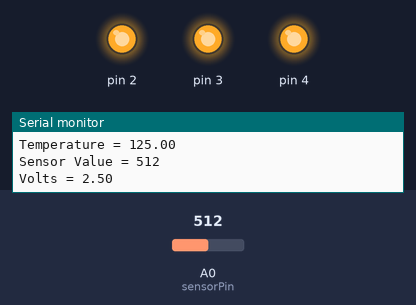
A sketch run on a simulated Arduino Uno, built with avr-gcc and run on an emulated ATmega328P. Parts: output pins drawn as LEDs (lit = HIGH), the last lines printed to the serial monitor. The test bench sets the inputs (shaded band); at power-on: A0 (sensorPin) = 512.

Above: at 1.2 s.
1.3 s: A0 (sensorPin) set to 81
4.3 s: A0 (sensorPin) set to 66
At 5.0 s:
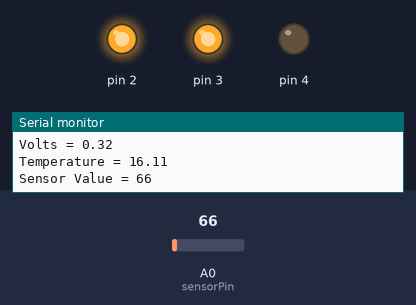
5.8 s: A0 (sensorPin) set to 0
At 6.6 s:
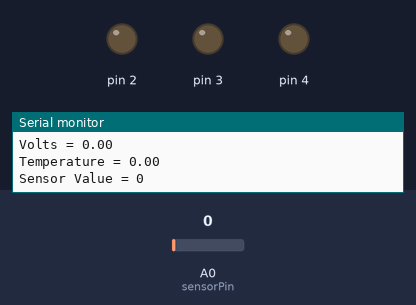
7.3 s: A0 (sensorPin) set to 122
At 8.4 s:
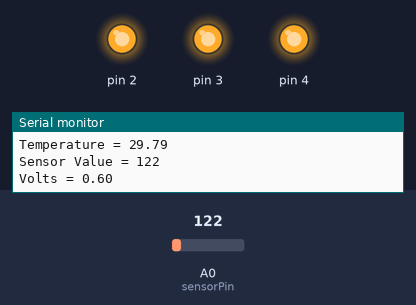
Timing chart, 0 to 9.8 s (numbered marks = the images above; inputs shaded):
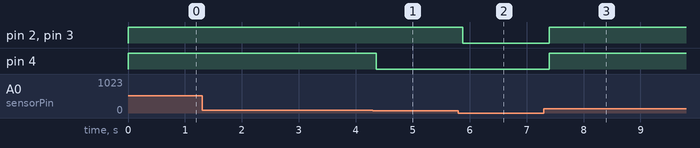

Measured:
- the behaviour switches between 74 and 73 on A0 (sensorPin) (found by bisection; images 0 and 1)
- after the input at 4.3 s, pin 4: HIGH → LOW after 0.06 s
- after the input at 5.8 s, pin 2, pin 3: HIGH → LOW after 0.08 s
- after the input at 7.3 s, pin 2–4: LOW → HIGH after 0.09 s

The sketch:

temp.ino
```cpp
const int sensorPin = A0;
const float baselineTemp = 12.0;

void setup() {
  // put your setup code here, to run once:
Serial.begin(9600);
for(int pinNumber = 2; pinNumber < 5; pinNumber ++)
{pinMode(pinNumber,OUTPUT);
digitalWrite(pinNumber,HIGH);
}
}

void loop() {
  // put your main code here, to run repeatedly:
int sensorVal = analogRead(sensorPin);

Serial.print("Sensor Value = ");
Serial.println(sensorVal);
//converting the ADC to voltage
float voltage = (sensorVal/1024.0)* 5.0;
Serial.print("Volts = ");
Serial.println(voltage);

//converting voltage to temperature in degrees
float temperature = (voltage * 0.5) * 100;
Serial.print("Temperature = ");
Serial.println(temperature);

if(temperature < baselineTemp){
  digitalWrite(2,LOW);
  digitalWrite(3,LOW);
  digitalWrite(4,LOW);
}else if (temperature >= baselineTemp+2 && temperature < baselineTemp+4){
  digitalWrite(2,HIGH);
  digitalWrite(3,LOW);
  digitalWrite(4,LOW);
}else if (temperature >= baselineTemp+4 && temperature < baselineTemp+6){
  digitalWrite(2,HIGH);
  digitalWrite(3,HIGH);
  digitalWrite(4,LOW);
}else if (temperature > baselineTemp+6){
  digitalWrite(2,HIGH);
  digitalWrite(3,HIGH);
  digitalWrite(4,HIGH);
}
delay(1);
}
```
